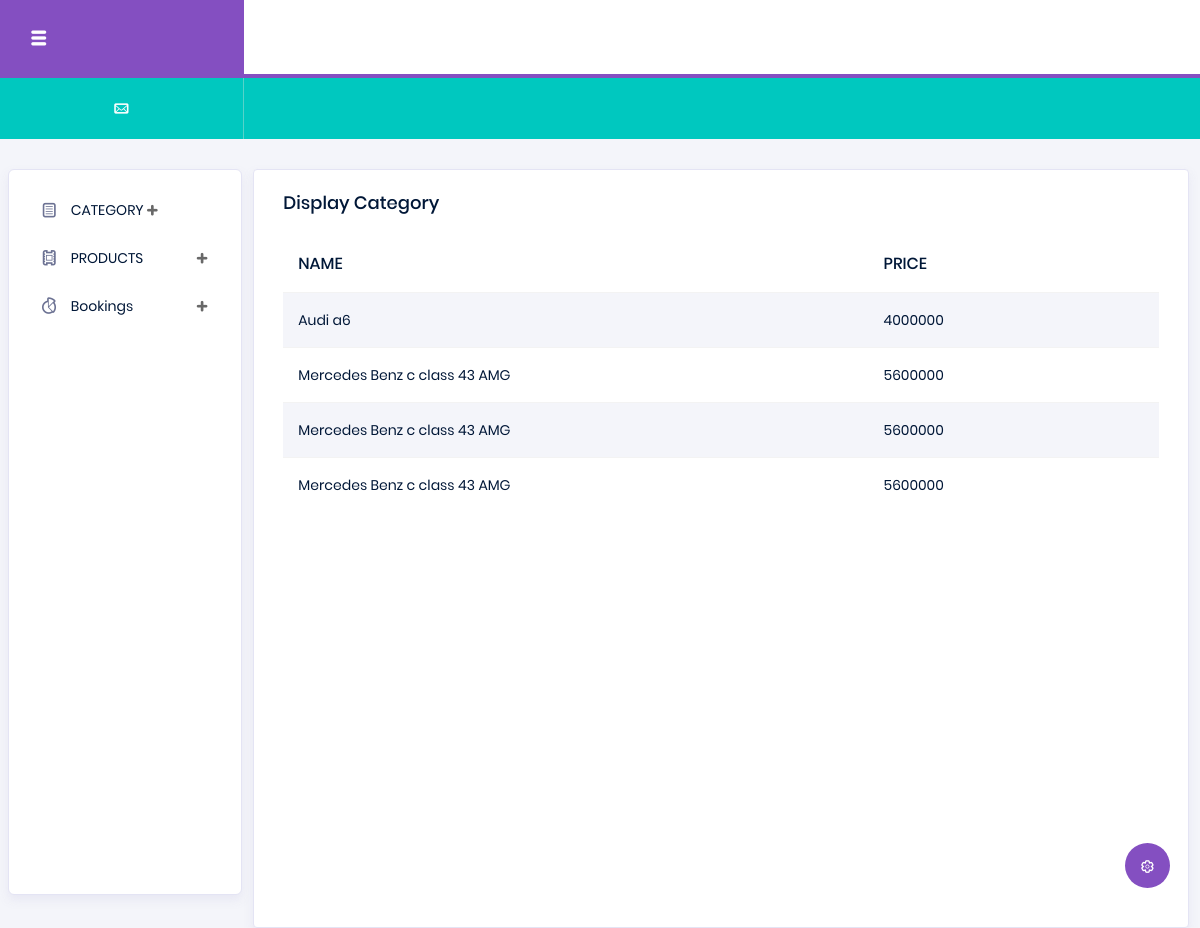
Screenshot of /backapp/displayorder/ with the database file from the repository.
### backapp/models.py (models this page shows)
class productde(models.Model):
    NAME = models.CharField(max_length=100, null=True, blank=True)
    PRICE = models.IntegerField(null=True, blank=True)

### backapp/views.py (the view)
# urls.py: path('displayorder/',views.displayorder,name="displayorder")
def displayorder(req):
    data=productde.objects.all()
    return render(req,"displaybooking.html",{'data':data})

### backapp/templates/displaybooking.html (shortened to what this page needs)
<!DOCTYPE html>
{% extends 'index.html' %}
{% block content %}
<html lang="en">
<head>
</head>
<body>
<div class="col-lg-12 grid-margin stretch-card">
                <div class="card">
                  <div class="card-body">
                    <h4 class="card-title">Display category</h4>
                    <div class="table-responsive">
                      <table class="table table-striped">
                        <thead>
                          <tr>
                            <th> NAME </th>
                            <th> PRICE </th>
                          </tr>
                        </thead>
                        <tbody>
                        {% for d in data %}
                          <tr>
                            <td>{{ d.NAME }}</td>
                              <td>{{ d.PRICE }}</td>
                             <td>
                          </tr>
                        {% endfor %}
                        </tbody>
                      </table>
                    </div>
                  </div>
                </div>
              </div>
</body>
</html>
{% endblock %}

### rows the page displays
productde: NAME "Audi a6", PRICE "4000000"
productde: NAME "Mercedes Benz c class 43 AMG", PRICE "5600000"
productde: NAME "Mercedes Benz c class 43 AMG", PRICE "5600000"
productde: NAME "Mercedes Benz c class 43 AMG", PRICE "5600000"
